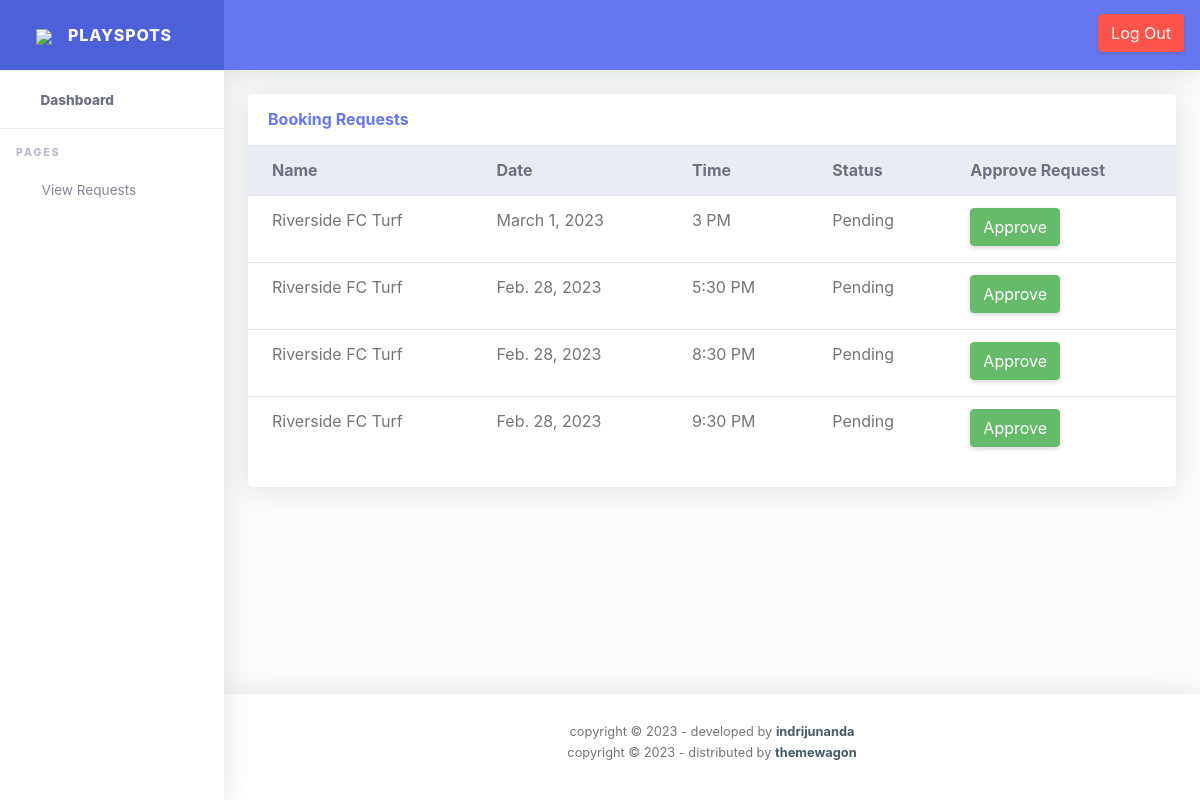
Before: /manager/requests/ (signed in) with the older database file.
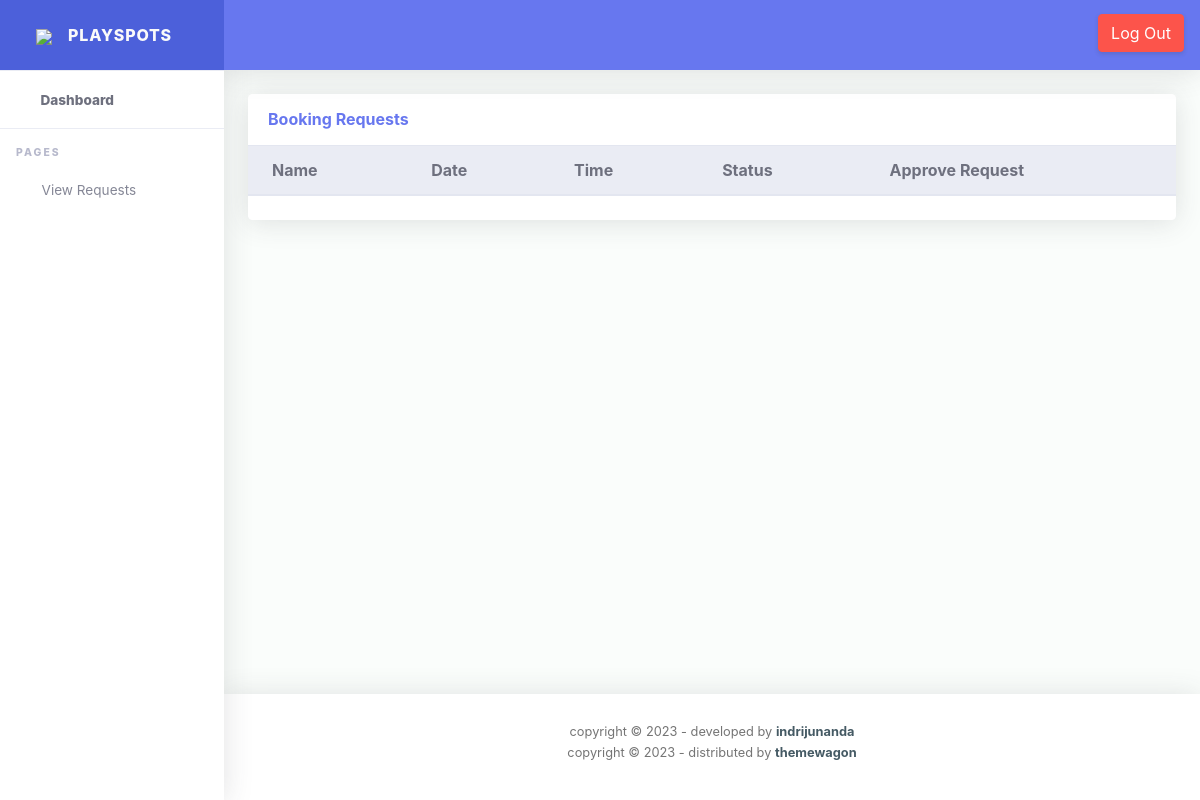
After: the same page with the newer database file.
### userApp/models.py (models this page shows)
class Bookingdb(models.Model):
    userid = models.ForeignKey(User, on_delete=CASCADE)
    turfid = models.ForeignKey(Turfdb, on_delete=CASCADE)
    date = models.DateField()
    time = models.CharField(max_length=100,choices=TIME_CHOICES)
    time_booked = models.DateTimeField(default=datetime.now)
    status = models.CharField(max_length=100,choices= STATUS_CHOICES, default='Pending')

### adminApp/models.py (models this page shows)
class Turfdb(models.Model):
    name = models.CharField(max_length=100)
    description = models.TextField()
    image =  models.ImageField(upload_to='turf')
    price = models.IntegerField()
    location = models.CharField(max_length=100)
    categoryid = models.ForeignKey(Categorydb, on_delete=CASCADE)
    managerid = models.ForeignKey(Managerdb, on_delete=CASCADE)

### managerApp/views.py (the view)
# urls.py: path('requests/', views.manager_requests, name='requests'),
def manager_requests(request):
    if request.method == 'GET':
        if 'managerid' in request.session:
            managerid = request.session['managerid']
            turf = Turfdb.objects.filter(managerid=managerid).first()
            turfid = turf.id
            bookings = Bookingdb.objects.filter(turfid=turfid, status='Pending')
            return render (request, 'requests.html', {'bookings': bookings})
        else:
            return render('manager-login.html')

### managerApp/templates/requests.html (shortened to what this page needs)
{% extends 'manager-index.html' %}
{% block content %}
<div class="row">
    <div class="col-lg-12 mb-4">
        <div class="card">
            <div class="card-header py-3 d-flex flex-row align-items-center
                justify-content-between">
                <h6 class="m-0 font-weight-bold text-primary">Booking Requests</h6>
            </div>
            <div class="table-responsive">
                <table class="table align-items-center table-flush">
                    <thead class="thead-light">
                        <tr>
                            <th>Name</th>
                            <th>Date</th>
                            <th>Time</th>
                            <th>Status</th>
                            <th>Approve Request</th>
                        </tr>
                    </thead>
                    <tbody>
                        {% for i in bookings %}
                        <tr>
                            <td>{{i.turfid.name}}</td>
                            <td>{{i.date}}</td>
                            <td>{{i.time}}</td>
                            <td>{{i.status}}</td>
                            <td><a href="{% url 'approve-request' id=i.id %}"><button
                                        class="btn btn-success mb-1">Approve</button></a></td>
                        </tr>
                        {% endfor %}
                    </tbody>
                </table>
            </div>
            <div class="card-footer"></div>
        </div>
    </div>
</div>
{% endblock content%}

Changed rows visible on the page:
no longer on this page (row edited): Bookingdb: turfid.name "Riverside FC Turf", date "March 1, 2023", time "3 PM", status "Pending"
no longer on this page (row edited): Bookingdb: turfid.name "Riverside FC Turf", date "Feb. 28, 2023", time "5:30 PM", status "Pending"
no longer on this page (row edited): Bookingdb: turfid.name "Riverside FC Turf", date "Feb. 28, 2023", time "8:30 PM", status "Pending"
no longer on this page (row edited): Bookingdb: turfid.name "Riverside FC Turf", date "Feb. 28, 2023", time "9:30 PM", status "Pending"
